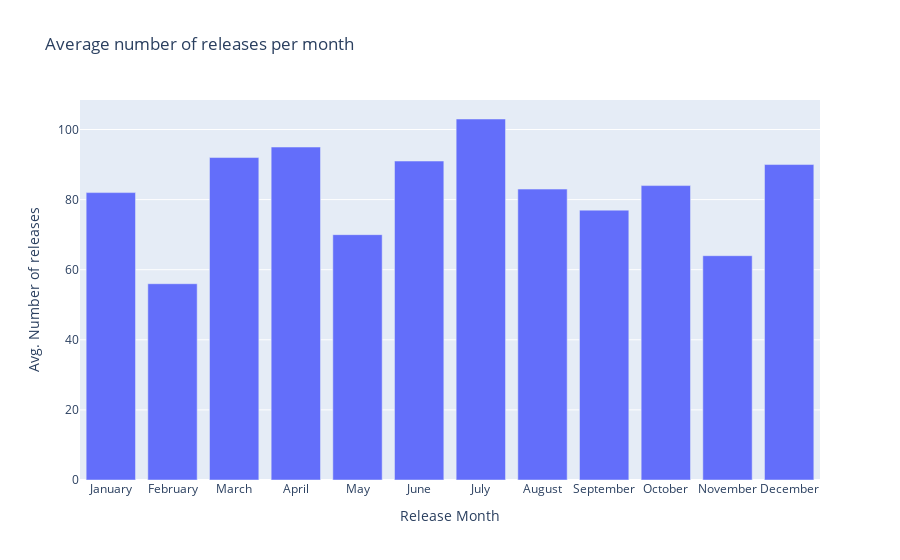

The notebook cell saved with this chart:
### Markdown cell above
### 4. 2. Seasonality per month

### Code cell
# Data processing
releases_per_month_year = releases_over_time.groupby(['year', 'month'])['num_releases'].sum().reset_index()
releases_per_month = releases_per_month_year.groupby('month')['num_releases'].mean().reset_index()
releases_per_month['num_releases'] = releases_per_month['num_releases'].astype('int')

# Visualization
fig = px.bar(releases_per_month, x='month', y='num_releases', 
       category_orders={'month': calendar.month_name[1:]}, title='Average number of releases per month')
fig.update_layout(xaxis_title='Release Month', yaxis_title='Avg. Number of releases', autosize=False)
fig.show()

### Figure 1 — Plotly figure (JSON) as saved in the notebook; plotly's stock layout.template omitted (floating-point values rounded to 4 significant figures)
{"data": [{"alignmentgroup": "True", "hovertemplate": "month=%{x}<br>num_releases=%{y}<extra></extra>", "legendgroup": "", "marker": {"color": "#636efa", "pattern": {"shape": ""}}, "name": "", "offsetgroup": "", "orientation": "v", "showlegend": false, "textposition": "auto", "type": "bar", "x": ["April", "August", "December", "February", "January", "July", "June", "March", "May", "November", "October", "September"], "xaxis": "x", "y": [95, 83, 90, 56, 82, 103, 91, 92, 70, 64, 84, 77], "yaxis": "y"}], "layout": {"autosize": false, "barmode": "relative", "legend": {"tracegroupgap": 0}, "title": {"text": "Average number of releases per month"}, "xaxis": {"anchor": "y", "categoryarray": ["January", "February", "March", "April", "May", "June", "July", "August", "September", "October", "November", "December"], "categoryorder": "array", "domain": [0, 1], "title": {"text": "Release Month"}}, "yaxis": {"anchor": "x", "domain": [0, 1], "title": {"text": "Avg. Number of releases"}}}}
